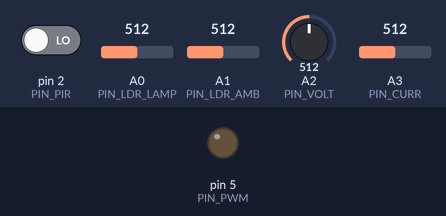
Recording of a sketch running on a simulated Arduino Uno, built with avr-gcc and run on an emulated ATmega328P. Shown: output pins drawn as LEDs (lit = HIGH). The inputs (shaded band) are chosen by the test bench; at power-on: pin 2 (PIN_PIR) LOW, A0 (PIN_LDR_LAMP) = 512, A1 (PIN_LDR_AMB) = 512, A2 (PIN_VOLT) = 512, A3 (PIN_CURR) = 512. No radio packets arrive unless stated.

Above: at 0.1 s.
Timing chart, 0 to 1.6 s (numbered marks = the images above):
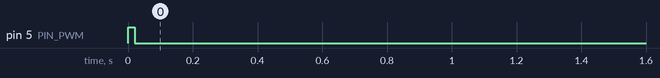

Measured:
- by itself, pin 5 (PIN_PWM): HIGH → LOW at 0.02 s

The sketch:

Nano_Streetlight_Node.ino
```cpp
#include <SPI.h>
#include <LoRa.h>

/* ================= CONFIG ================= */

#define NODE_ID "SL-001"

/* pins */
#define PIN_PWM        5
#define PIN_PIR        2
#define PIN_LDR_LAMP   A0
#define PIN_LDR_AMB    A1
#define PIN_VOLT       A2
#define PIN_CURR       A3

#define LORA_SS  10
#define LORA_RST 9
#define LORA_DIO0 8

/* thresholds */
#define AMBIENT_DARK_TH     500
#define LAMP_ON_TH          300
#define OVER_CURRENT_TH     1.2     // amps
#define UNDER_VOLT_TH       10.5    // volts

#define PWM_FULL 255
#define PWM_DIM  150

#define IDLE_DIM_TIME_MS 30000

/* ================= STATE ================= */

unsigned long lastMotionTime = 0;
uint8_t pwmLevel = PWM_FULL;
uint8_t faultCode = 0;

/* ================= UTILS ================= */

float readVoltage() {
  int raw = analogRead(PIN_VOLT);
  float v = (raw * 5.0 / 1023.0) * 5.0; // divider calibrated
  return v;
}

float readCurrent() {
  int raw = analogRead(PIN_CURR);
  float voltage = raw * (5.0 / 1023.0);
  float current = (voltage - 2.5) / 0.185; // ACS712-5A
  return abs(current);
}

/* ================= FAULT LOGIC ================= */

void detectFaults(float v, float i, int lampLdr) {
  faultCode = 0;

  if (pwmLevel > 0 && lampLdr < LAMP_ON_TH)
    faultCode = 1; // lamp off

  else if (i > OVER_CURRENT_TH)
    faultCode = 2;

  else if (v < UNDER_VOLT_TH)
    faultCode = 3;

  else if (v > UNDER_VOLT_TH && i < 0.05)
    faultCode = 4;
}

/* ================= LORA ================= */

void sendPacket(float v, float i) {
  LoRa.beginPacket();
  LoRa.print("{\"id\":\"");
  LoRa.print(NODE_ID);
  LoRa.print("\",\"pwm\":");
  LoRa.print(pwmLevel);
  LoRa.print(",\"v\":");
  LoRa.print(v, 2);
  LoRa.print(",\"i\":");
  LoRa.print(i, 2);
  LoRa.print(",\"fault\":");
  LoRa.print(faultCode);
  LoRa.print("}");
  LoRa.endPacket();
}

/* ================= SETUP ================= */

void setup() {
  pinMode(PIN_PWM, OUTPUT);
  pinMode(PIN_PIR, INPUT);

  analogWrite(PIN_PWM, PWM_FULL);

  Serial.begin(9600);
  while (!Serial);

  LoRa.setPins(LORA_SS, LORA_RST, LORA_DIO0);
  if (!LoRa.begin(433E6)) {
    while (1);
  }

  lastMotionTime = millis();
}

/* ================= LOOP ================= */

void loop() {

  int ambient = analogRead(PIN_LDR_AMB);
  int lampLdr = analogRead(PIN_LDR_LAMP);

  bool motion = digitalRead(PIN_PIR);

  if (ambient < AMBIENT_DARK_TH) {

    if (motion) {
      pwmLevel = PWM_FULL;
      lastMotionTime = millis();
    }
    else if (millis() - lastMotionTime > IDLE_DIM_TIME_MS) {
      pwmLevel = PWM_DIM;
    }

    analogWrite(PIN_PWM, pwmLevel);
  }
  else {
    pwmLevel = 0;
    analogWrite(PIN_PWM, 0);
  }

  float voltage = readVoltage();
  float current = readCurrent();

  detectFaults(voltage, current, lampLdr);
  sendPacket(voltage, current);

  delay(2000);
}
```
